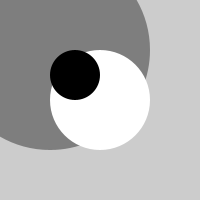
Frame 1 (no input)
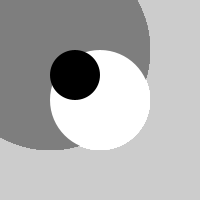
Frame 60 (the mouse pressed at the canvas centre just before this capture)
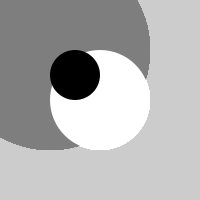
Frame 120 (the mouse held since frame 60 and released just before this capture)

The Processing sketch that drew these frames (run headless with seeded random() and noise(); from frame 60 on, the mouse is pressed at the canvas centre):

// Processing sketch: ellipseMode
// ── ellipseMode.pde
void setup(){
  size(200, 200);

}

void draw(){
  smooth();
  noStroke();
  ellipseMode(RADIUS);
  fill(126);
  ellipse(50, 50, 100, 100);
  fill(255);
  ellipseMode(CORNER);
  ellipse(50, 50, 100, 100);
  fill(0);
  ellipseMode(CORNERS);
  ellipse(50, 50, 100, 100);
  
}
